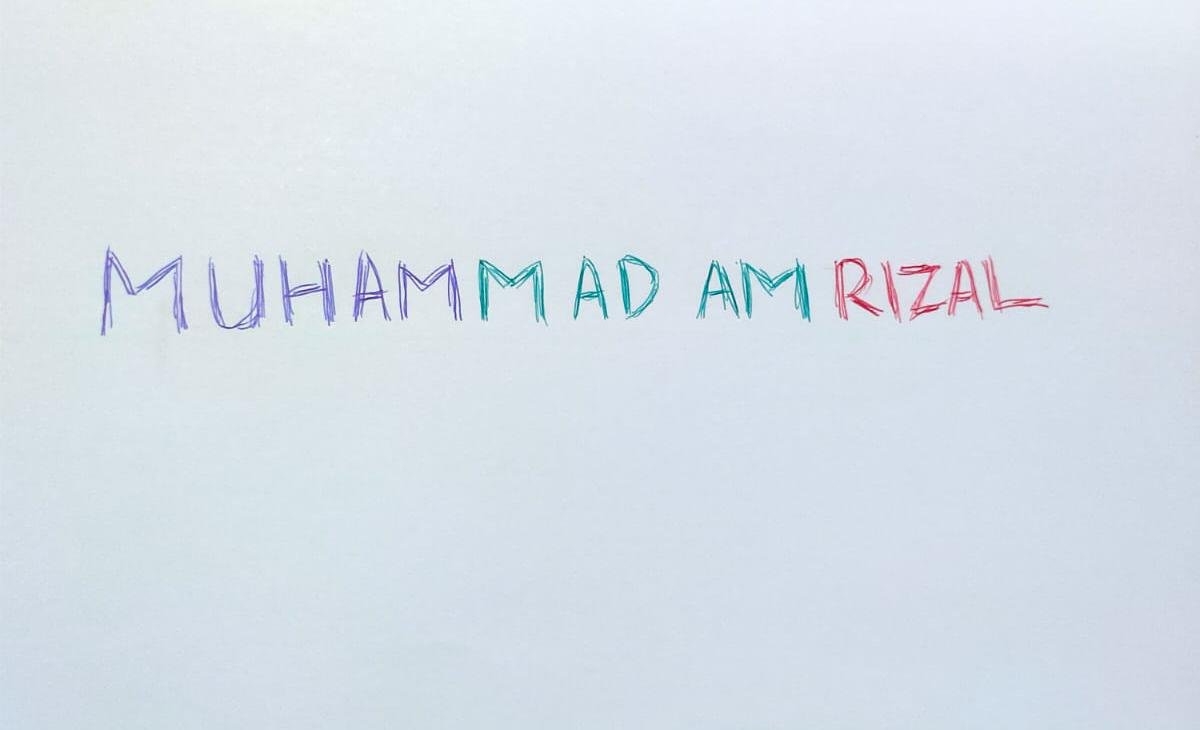
#> input picture citra.jpeg, 1200 x 730 px
$ jupyter execute UTS_CITRA_2024.ipynb
#> lines starting #> are read from the running program, lines starting #| are printed output that depends on the picture; after the words box and inside, x2 and y2 are one past the last pixel; in counts of white or black regions, pixels touching at a corner belong together
[cell 1]
#import library
import cv2
import numpy as np
import matplotlib.pyplot as plt

[cell 2]
#membaca gambar
img = cv2.imread('citra.jpeg')
#> img is the input picture: shape (730, 1200, 3); mean B, G, R 233.6, 224.5, 215.8
img_rgb = cv2.cvtColor(img, cv2.COLOR_BGR2RGB)
hsv_img = cv2.cvtColor(img, cv2.COLOR_BGR2HSV)
#> hsv_img: shape (730, 1200, 3); mean H, S, V 104.9, 20.5, 233.8

[cell 3]
#range warna
# Blue
lower_blue = np.array([20, 10, 10])
upper_blue = np.array([124, 175, 175])
lower_blue_dark = np.array([100, 50, 50])
upper_blue_dark = np.array([140, 255, 255])

# Red
lower_red = np.array([0, 5, 5])
upper_red = np.array([5, 175, 175])
lower_red_dark = np.array([0, 50, 50])
upper_red_dark = np.array([10, 255, 255])
lower_red_alt_dark = np.array([170, 50, 50])
upper_red_alt_dark = np.array([180, 255, 255])

# Green
lower_green = np.array([20, 10, 10])
upper_green = np.array([30, 175, 175])
lower_green_dark = np.array([60, 50, 50])
upper_green_dark = np.array([80, 255, 255])

# None
lower_none = np.array([0, 0,0])
upper_none = np.array([0, 0,0])

[cell 4]
#mendeteksi warna
mask_blue = cv2.inRange(hsv_img, lower_blue, upper_blue) + cv2.inRange(hsv_img, lower_red_dark, upper_red_dark) + cv2.inRange(hsv_img, lower_red_alt_dark, upper_red_alt_dark) + cv2.inRange(hsv_img, lower_green_dark, upper_green_dark)
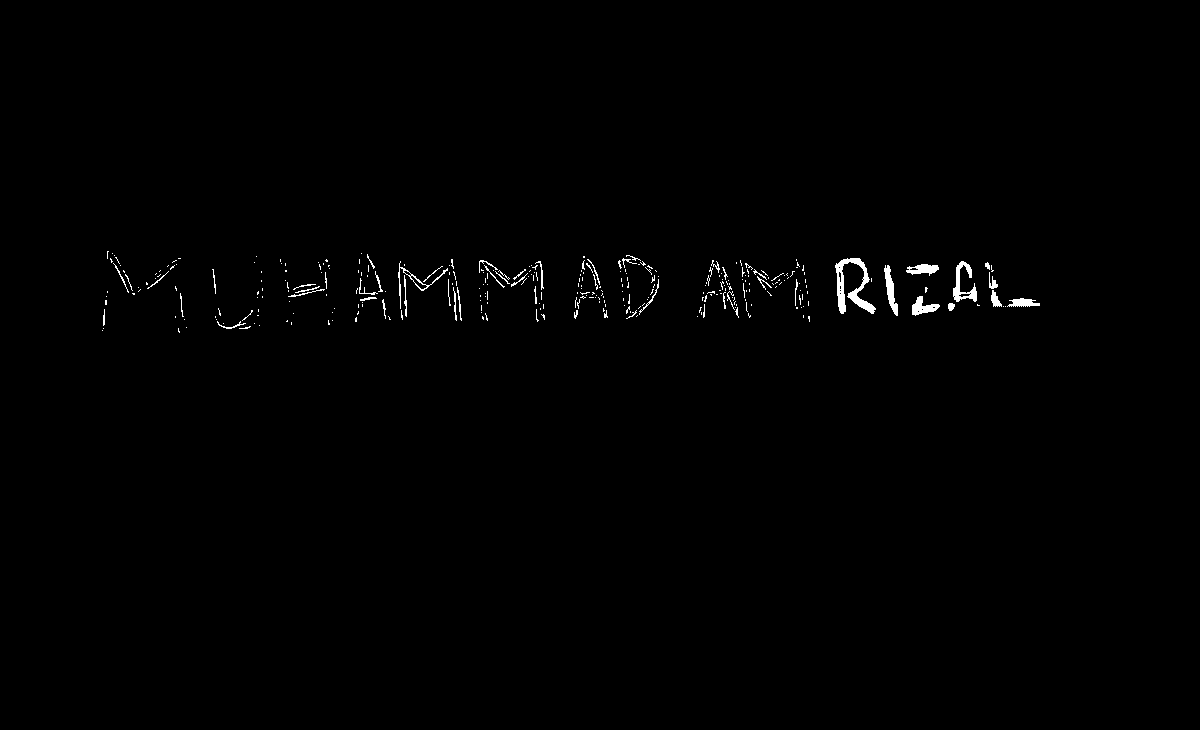
#> mask_blue: shape (730, 1200); 0.62% white; 327 white regions (274 under 20 px), largest, box (x1, y1, x2, y2) and area: (835, 258, 876, 314) 822, (953, 261, 977, 302) 401, (884, 265, 898, 316) 313
mask_red = cv2.inRange(hsv_img, lower_green_dark, upper_green_dark) +  cv2.inRange(hsv_img, lower_blue, upper_blue) + cv2.inRange(hsv_img, lower_blue_dark, upper_blue_dark) + cv2.inRange(hsv_img, lower_red, upper_red)
mask_green = cv2.inRange(hsv_img, lower_blue_dark, upper_blue_dark) + cv2.inRange(hsv_img, lower_blue_dark, upper_blue_dark) + cv2.inRange(hsv_img, lower_red_dark, upper_red_dark) + cv2.inRange(hsv_img, lower_red_alt_dark, upper_red_alt_dark)+ cv2.inRange(hsv_img, lower_green_dark, upper_green_dark)
mask_none = cv2.inRange(img_rgb, lower_none, upper_none)
#> mask_none: shape (730, 1200); every value is 0

mask_blue2 = cv2.inRange(hsv_img, lower_blue_dark, upper_blue_dark)
#> mask_blue2: shape (730, 1200); 0.59% white; 49 white regions (41 under 20 px), largest, box (x1, y1, x2, y2) and area: (101, 249, 187, 335) 1301, (280, 260, 335, 323) 1138, (209, 258, 265, 330) 973
mask_red_blue = cv2.inRange(hsv_img, lower_blue_dark, upper_blue_dark) + cv2.inRange(hsv_img, lower_blue_dark, upper_blue_dark) + cv2.inRange(hsv_img, lower_red_dark, upper_red_dark) + cv2.inRange(hsv_img, lower_red_alt_dark, upper_red_alt_dark)
mask_red_green_blue = cv2.inRange(hsv_img, lower_blue_dark, upper_blue_dark) + cv2.inRange(hsv_img, lower_blue_dark, upper_blue_dark) + cv2.inRange(hsv_img, lower_red_dark, upper_red_dark) + cv2.inRange(hsv_img, lower_red_alt_dark, upper_red_alt_dark) + cv2.inRange(hsv_img, lower_green_dark, upper_green_dark) +cv2.inRange(hsv_img, lower_blue, upper_blue)

# Invert coler
mask_blue_inv = cv2.bitwise_not(mask_blue)
mask_red_inv = cv2.bitwise_not(mask_red)
mask_green_inv = cv2.bitwise_not(mask_green)

[cell 5]
#menampilakan gambar hasil deteksi warna
#Asli
plt.figure(figsize=(10,6))
plt.subplot(2,2, 1)
plt.imshow(img_rgb)
plt.title('Asli')
plt.axis('off')
#biru
plt.subplot(2, 2,2 )
plt.imshow(mask_blue_inv, cmap='gray')
plt.title('Biru')
plt.axis('off')

#merah
plt.subplot(2,2,3)
plt.imshow(mask_red_inv, cmap='gray')
plt.title('Merah')
plt.axis('off')

#hijau
plt.subplot(2,2,4)
plt.imshow(mask_green_inv, cmap='gray')
plt.title('Hijau')
plt.axis('off')
plt.show()
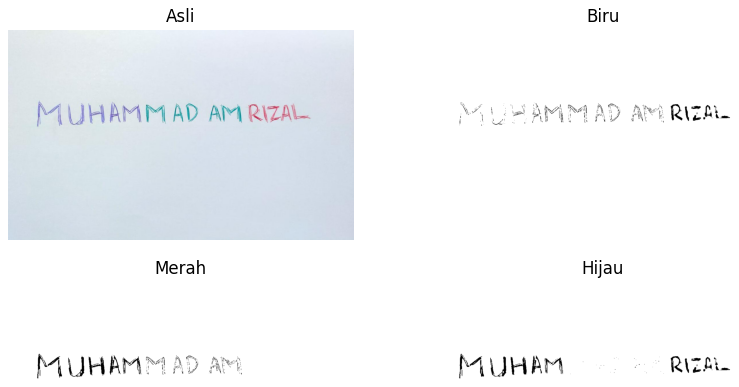
#> figure drawn by matplotlib, 4 panels

[cell 6]
# Hitung histogram untuk setiap gambar
hist_img_rgb = cv2.calcHist([img_rgb], [0], None, [256], [0, 256])
#> hist_img_rgb = 256 values, max 72501 at index 213, min 8 at index 3, mean 3421.9
hist_mask_blue_inv = cv2.calcHist([img_rgb], [0], mask_blue_inv, [256], [0, 256])
#> hist_mask_blue_inv = 256 values, max 72467 at index 213, min 2 at index 57, mean 3400.6
hist_mask_red_inv = cv2.calcHist([img_rgb], [0], mask_red_inv, [256], [0, 256])
#> hist_mask_red_inv = 256 values, max 72501 at index 213, min 2 at index 57, mean 3399.8
hist_mask_green_inv = cv2.calcHist([img_rgb], [0], mask_green_inv, [256], [0, 256])
#> hist_mask_green_inv = 256 values, max 72467 at index 213, min 6 at index 254, mean 3412.1

# Menampilkan gambar hasil deteksi warna dan histogram
plt.figure(figsize=(8, 8))

# Gambar asli dan histogramnya
plt.subplot(3, 2, 1)
plt.imshow(img_rgb)
plt.title('Asli')
plt.axis('off')

plt.subplot(3, 2, 2)
plt.plot(hist_img_rgb, color='black')
plt.title('Histogram Asli')
plt.xlim([0, 256])

# Mask Biru dan histogramnya
plt.subplot(3, 2, 3)
plt.imshow(mask_blue_inv, cmap='gray')
plt.title('Biru')
plt.axis('off')

plt.subplot(3, 2, 4)
plt.plot(hist_mask_blue_inv, color='blue')
plt.title('Histogram Biru')
plt.xlim([0, 256])

# Mask Merah dan histogramnya
plt.subplot(3, 2, 5)
plt.imshow(mask_red_inv, cmap='gray')
plt.title('Merah')
plt.axis('off')

plt.subplot(3, 2, 6)
plt.plot(hist_mask_red_inv, color='red')
plt.title('Histogram Merah')
plt.xlim([0, 256])

plt.tight_layout()
plt.show()
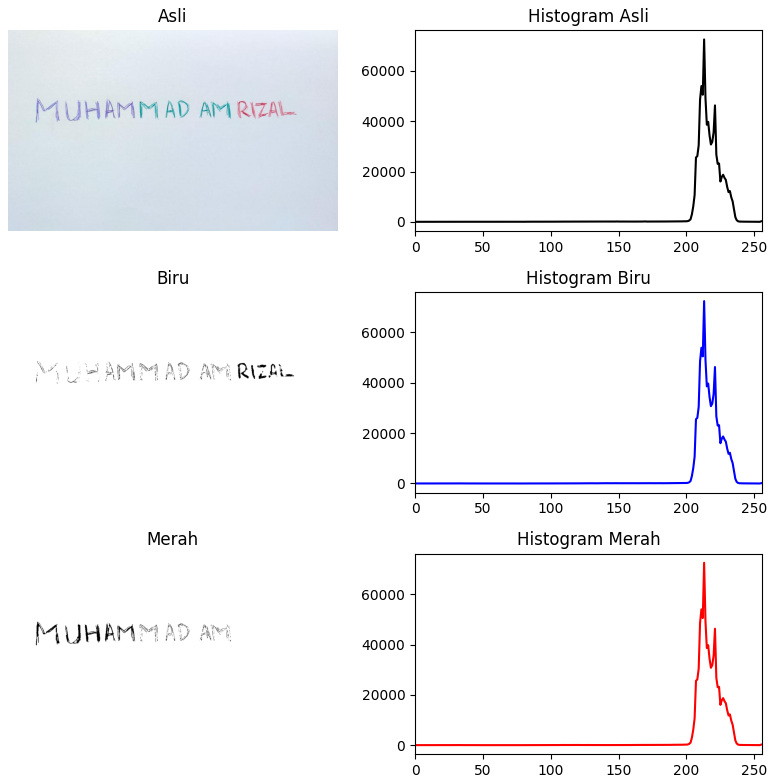
#> figure drawn by matplotlib, 6 panels; panel 2: curve peaks at x = 213, y = 72501; panel 4: curve peaks at x = 213, y = 72467; panel 6: curve peaks at x = 213, y = 72501

[cell 7]
#none
plt.figure(figsize=(10, 5))
plt.subplot(2, 2, 1)
plt.imshow(mask_none, cmap='gray')
plt.title('none')

#biru
plt.subplot(2,2,2)
plt.imshow(mask_blue2, cmap='gray')
plt.title('blue')

#red-blue
plt.subplot(2,2,3)
plt.imshow(mask_red_blue, cmap='gray')
plt.title('red-blue')

#plt.figure(figsize=(30, 8))
plt.subplot(2,2, 4)
plt.imshow(mask_red_green_blue, cmap='gray')
plt.title('red-green-blue')
plt.show()

[cell 8]
#ambang batas
hue_channel = hsv_img[:,:,0]
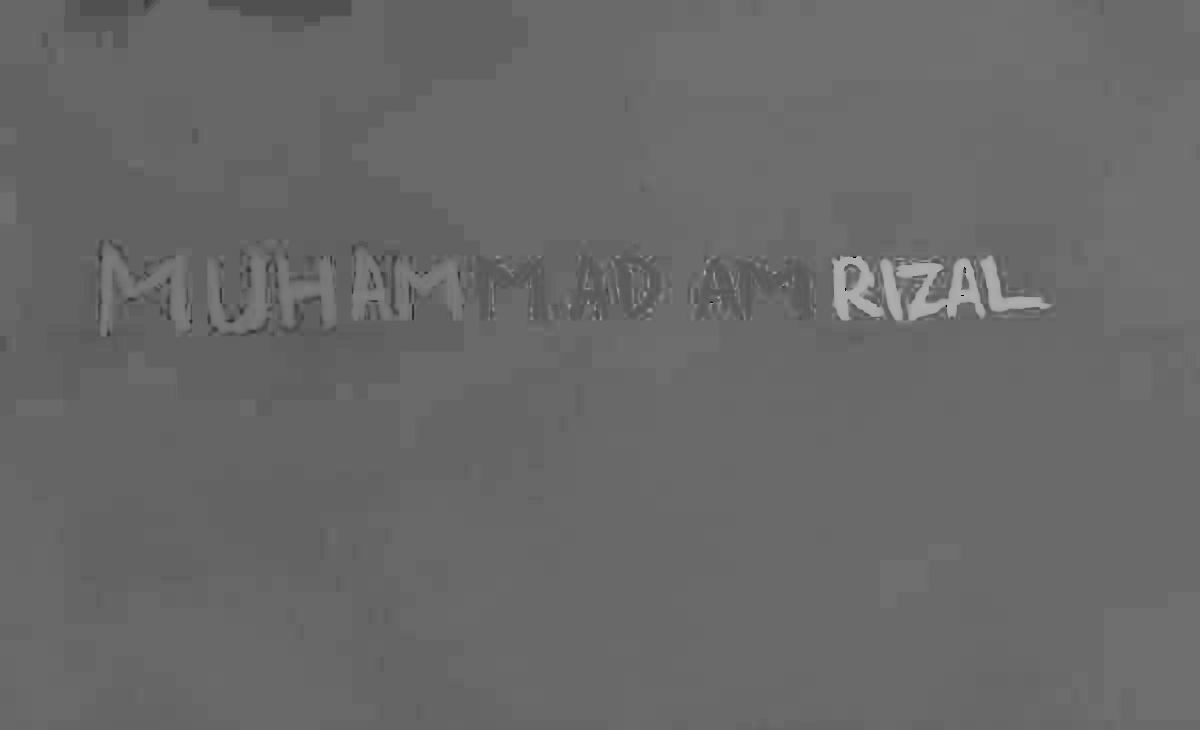
#> hue_channel: shape (730, 1200); min 0, max 179, mean 104.9

# Temukan ambang batas untuk setiap saluran warna
_, blue_thresh = cv2.threshold(hue_channel, 100, 130, cv2.THRESH_BINARY)
#> blue_thresh: shape (730, 1200); values 0 (black) and 130 (white), 84% white; 177 black regions (96 under 20 px), largest, box (x1, y1, x2, y2) and area: (0, 0, 552, 417) 101895, (192, 464, 384, 576) 11791, (79, 496, 208, 609) 7952
_, red1_thresh = cv2.threshold(hue_channel, 0, 10, cv2.THRESH_BINARY)
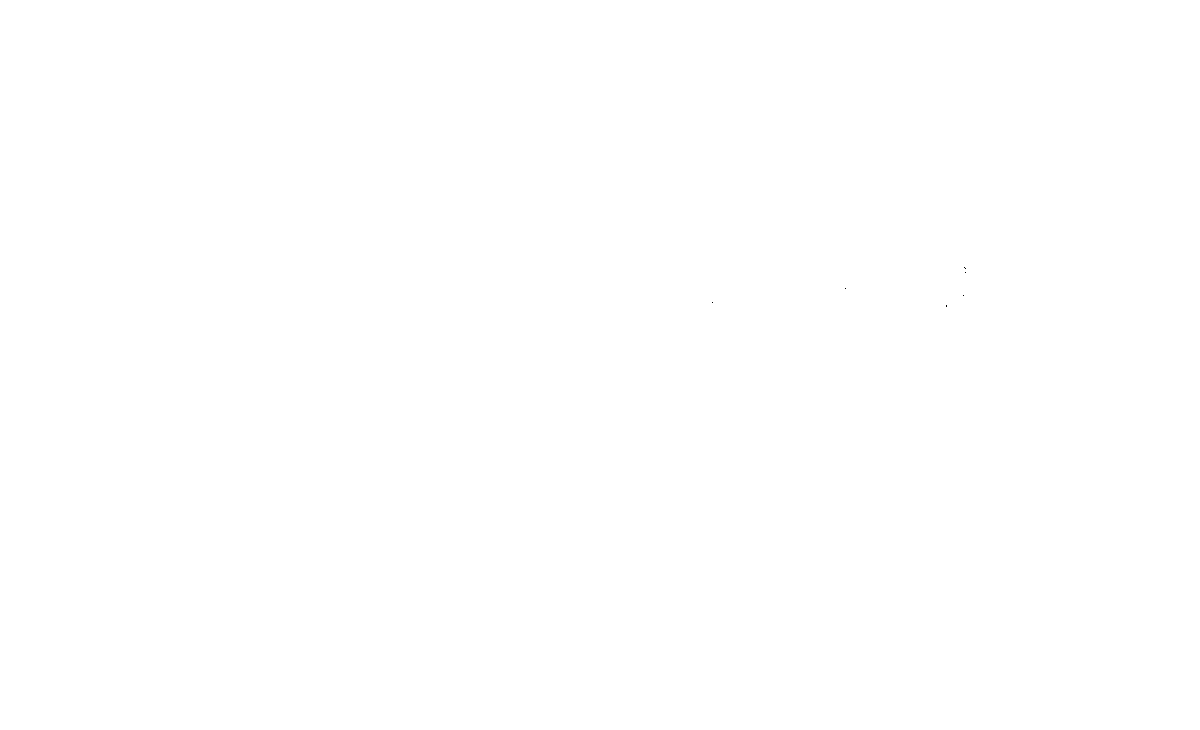
#> red1_thresh: shape (730, 1200); values 0 (black) and 10 (white), 100% white; black in thin lines or dots, all inside (x1, y1, x2, y2) = (712, 267, 966, 307)
_, red2_thresh = cv2.threshold(hue_channel, 170, 180, cv2.THRESH_BINARY)
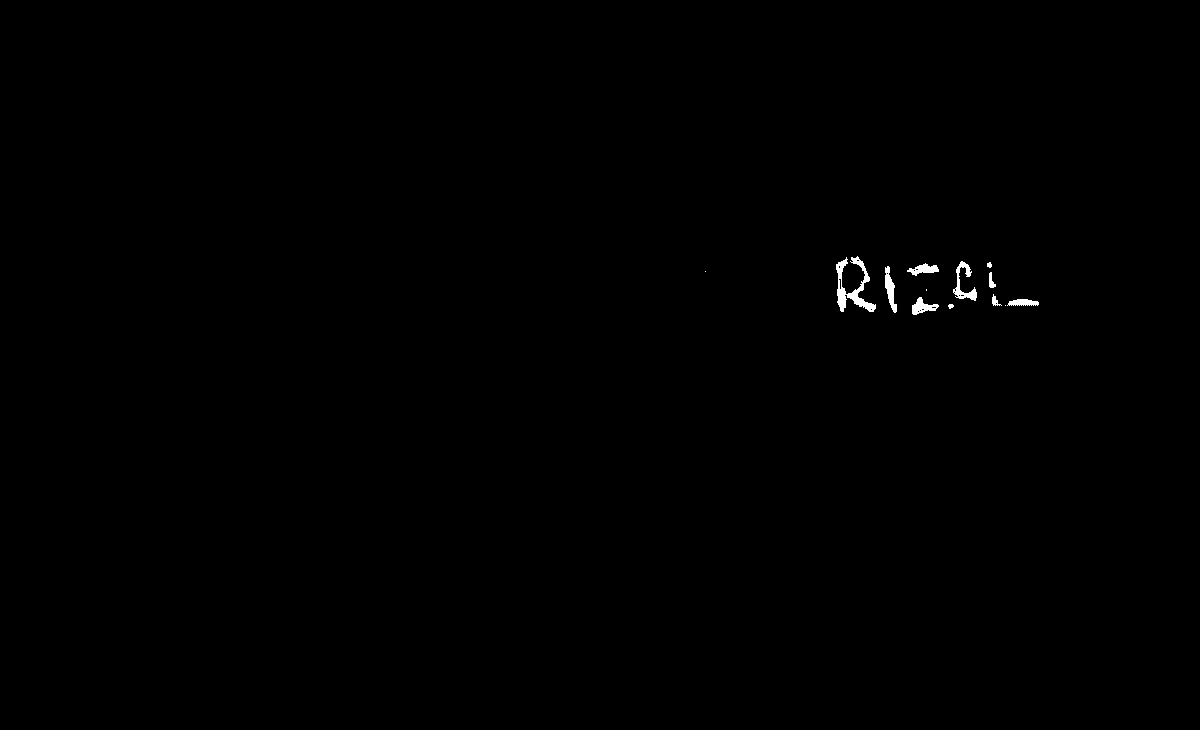
#> red2_thresh: shape (730, 1200); values 0 (black) and 180 (white), 0.25% white; 13 white regions (3 under 20 px), largest, box (x1, y1, x2, y2) and area: (836, 256, 876, 312) 764, (953, 261, 977, 301) 335, (885, 266, 897, 313) 277
_, green_thresh = cv2.threshold(hue_channel, 40, 80, cv2.THRESH_BINARY)
#> green_thresh: shape (730, 1200); values 0 (black) and 80 (white), 100% white; black in thin lines or dots, all inside (x1, y1, x2, y2) = (710, 257, 966, 307)

# Gabungkan semua ambang batas dan hapus duplikat
all_thresholds = np.unique(np.concatenate((blue_thresh, red1_thresh, red2_thresh, green_thresh)))
#> all_thresholds = [0, 10, 80, 130, 180]

# Urutkan ambang batas dari terkecil hingga terbesar
sorted_thresholds = np.sort(all_thresholds)
#> sorted_thresholds = [0, 10, 80, 130, 180]

print("Ambang Batas Terkecil hingga Terbesar:")
print(sorted_thresholds)
#| [  0  10  80 130 180]
